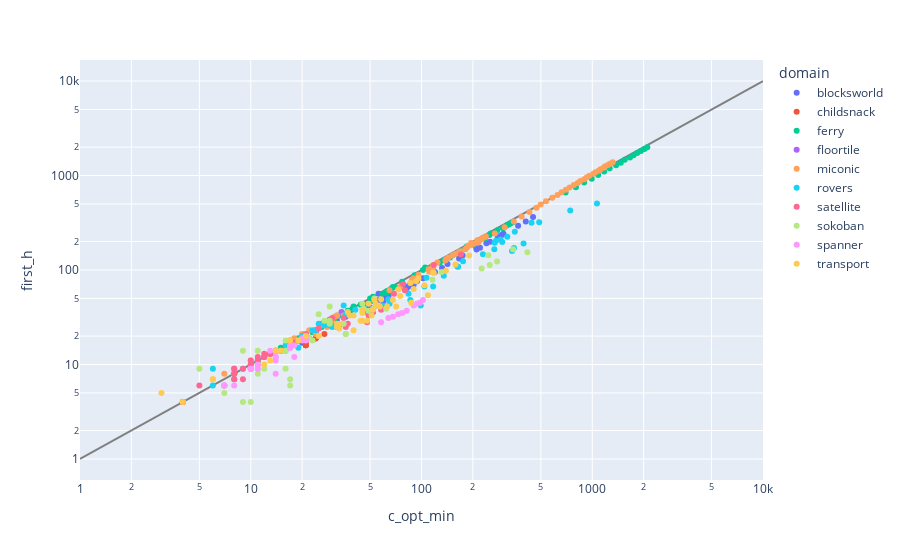

The cell this chart's notebook holds for it:
### Code cell
""" visualise prediction vs min(returned plan length, reference plan length)"""
model = GPR
df = WHOLE_DF
df = df[df["solved"] == True]
df = df[df["model"] == rename(model)]
fig = px.scatter(df, x="c_opt_min", y="first_h", color="domain", log_x=True, log_y=True)
max_metric= 1e4
diagonal = px.line(x=[1, max_metric], y=[1, max_metric], color_discrete_sequence=['gray'])
fig = go.Figure(diagonal.data + fig.data, layout=fig.layout)
fig.show()

### Figure 1 — Plotly figure (JSON) as saved in the notebook; plotly's stock layout.template omitted (floating-point values rounded to 4 significant figures)
{"data": [{"hovertemplate": "x=%{x}<br>y=%{y}<extra></extra>", "legendgroup": "", "line": {"color": "gray", "dash": "solid"}, "marker": {"symbol": "circle"}, "mode": "lines", "name": "", "orientation": "v", "showlegend": false, "type": "scatter", "x": [1, 10000], "xaxis": "x", "y": [1, 10000], "yaxis": "y"}, {"hovertemplate": "domain=blocksworld<br>c_opt_min=%{x}<br>first_h=%{y}<extra></extra>", "legendgroup": "blocksworld", "marker": {"color": "#636efa", "symbol": "circle"}, "mode": "markers", "name": "blocksworld", "orientation": "v", "showlegend": true, "type": "scatter", "x": [10, 8, 20, 24, 24, 26, 32, 32, 36, 38, 48, 40, 52, 50, 54, 60, 64, 60, 64, 56, 56, 82, 62, 84, 90, 86, 82, 94, 90, 102, 120, 132, 142, 166, 172, 174, 210, 210, 220, 240, 252, 280, 296, 290, 302, 368, 408, 450], "xaxis": "x", "y": [9, 8, 17, 22, 22, 27, 29, 25, 32, 36, 39, 40, 36, 40, 42, 47, 54, 52, 52, 48, 56, 67, 55, 67, 74, 71, 64, 76, 70, 82, 95, 105, 116, 132, 143, 142, 170, 165, 172, 192, 199, 222, 236, 227, 242, 294, 326, 363], "yaxis": "y"}, {"hovertemplate": "domain=childsnack<br>c_opt_min=%{x}<br>first_h=%{y}<extra></extra>", "legendgroup": "childsnack", "marker": {"color": "#EF553B", "symbol": "circle"}, "mode": "markers", "name": "childsnack", "orientation": "v", "showlegend": true, "type": "scatter", "x": [14, 15, 14, 14, 15, 17, 18, 18, 17, 21, 21, 21, 21, 24, 24, 24, 24, 24, 27, 33, 33], "xaxis": "x", "y": [14, 14, 14, 14, 14, 17, 17, 17, 18, 17, 16, 16, 16, 19, 19, 19, 19, 19, 21, 26, 26], "yaxis": "y"}, {"hovertemplate": "domain=ferry<br>c_opt_min=%{x}<br>first_h=%{y}<extra></extra>", "legendgroup": "ferry", "marker": {"color": "#00cc96", "symbol": "circle"}, "mode": "markers", "name": "ferry", "orientation": "v", "showlegend": true, "type": "scatter", "x": [8, 8, 12, 11, 15, 18, 19, 23, 24, 26, 30, 29, 31, 33, 37, 39, 46, 40, 44, 50, 52, 50, 52, 59, 64, 62, 63, 68, 67, 77, 37, 50, 62, 70, 77, 91, 102, 105, 128, 135, 147, 156, 168, 173, 184, 202, 207, 217, 235, 235, 250, 254, 272, 278, 300, 304, 315, 324, 332, 342, 698, 802, 896, 993, 1083, 1174, 1265, 1379, 1470, 1550, 1664, 1746, 1834, 1928, 2022, 2101], "xaxis": "x", "y": [8, 8, 12, 11, 15, 17, 19, 22, 23, 25, 28, 29, 30, 33, 36, 38, 43, 41, 43, 47, 47, 50, 52, 56, 58, 57, 60, 66, 64, 68, 37, 47, 59, 66, 75, 88, 100, 106, 119, 127, 136, 147, 156, 163, 177, 185, 194, 205, 214, 224, 235, 244, 251, 263, 276, 281, 295, 303, 311, 321, 661, 749, 843, 926, 1015, 1103, 1194, 1285, 1366, 1465, 1549, 1634, 1733, 1818, 1904, 1991], "yaxis": "y"}, {"hovertemplate": "domain=floortile<br>c_opt_min=%{x}<br>first_h=%{y}<extra></extra>", "legendgroup": "floortile", "marker": {"color": "#ab63fa", "symbol": "circle"}, "mode": "markers", "name": "floortile", "orientation": "v", "showlegend": true, "type": "scatter", "x": [26, 34], "xaxis": "x", "y": [26, 36], "yaxis": "y"}, {"hovertemplate": "domain=miconic<br>c_opt_min=%{x}<br>first_h=%{y}<extra></extra>", "legendgroup": "miconic", "marker": {"color": "#FFA15A", "symbol": "circle"}, "mode": "markers", "name": "miconic", "orientation": "v", "showlegend": true, "type": "scatter", "x": [4, 4, 4, 8, 7, 7, 10, 11, 10, 15, 13, 13, 18, 17, 17, 20, 20, 18, 24, 22, 24, 28, 26, 28, 28, 30, 31, 35, 32, 32, 65, 75, 87, 88, 90, 96, 111, 110, 117, 117, 124, 138, 139, 144, 152, 157, 166, 170, 181, 184, 187, 194, 203, 195, 212, 212, 225, 228, 234, 238, 169, 215, 269, 307, 347, 386, 429, 471, 499, 536, 583, 626, 661, 701, 737, 780, 822, 852, 897, 930, 962, 1014, 1044, 1088, 1118, 1165, 1190, 1235, 1269, 1318], "xaxis": "x", "y": [4, 4, 4, 8, 6, 8, 10, 10, 11, 14, 13, 13, 16, 17, 16, 21, 20, 19, 21, 23, 23, 25, 26, 26, 28, 29, 32, 33, 33, 33, 61, 66, 74, 79, 82, 89, 96, 102, 107, 112, 120, 126, 130, 136, 142, 148, 155, 158, 166, 172, 178, 184, 189, 193, 202, 206, 213, 219, 222, 228, 154, 196, 244, 283, 326, 368, 411, 456, 493, 534, 581, 623, 664, 707, 747, 791, 832, 874, 915, 958, 996, 1044, 1083, 1125, 1165, 1210, 1253, 1291, 1334, 1377], "yaxis": "y"}, {"hovertemplate": "domain=rovers<br>c_opt_min=%{x}<br>first_h=%{y}<extra></extra>", "legendgroup": "rovers", "marker": {"color": "#19d3f3", "symbol": "circle"}, "mode": "markers", "name": "rovers", "orientation": "v", "showlegend": true, "type": "scatter", "x": [9, 16, 23, 16, 6, 20, 35, 19, 6, 19, 29, 30, 36, 22, 41, 25, 64, 27, 99, 117, 46, 107, 104, 86, 65, 59, 84, 162, 24, 135, 175, 164, 396, 297, 352, 267, 268, 489, 318, 348, 743, 441, 273, 229, 290, 339, 1066], "xaxis": "x", "y": [9, 16, 23, 14, 9, 20, 42, 18, 6, 15, 26, 25, 34, 19, 38, 27, 49, 26, 42, 67, 36, 83, 67, 48, 44, 42, 56, 109, 23, 87, 124, 108, 191, 198, 254, 166, 194, 320, 225, 171, 427, 317, 204, 147, 210, 159, 505], "yaxis": "y"}, {"hovertemplate": "domain=satellite<br>c_opt_min=%{x}<br>first_h=%{y}<extra></extra>", "legendgroup": "satellite", "marker": {"color": "#FF6692", "symbol": "circle"}, "mode": "markers", "name": "satellite", "orientation": "v", "showlegend": true, "type": "scatter", "x": [4, 8, 8, 5, 9, 10, 10, 8, 9, 8, 17, 11, 8, 18, 13, 21, 21, 12, 25, 48, 30, 29, 18, 11, 36, 58, 52, 49, 12, 37, 69, 13, 80, 78, 118, 170, 35], "xaxis": "x", "y": [4, 7, 9, 6, 7, 11, 10, 8, 9, 7, 16, 11, 9, 17, 13, 20, 21, 12, 24, 28, 31, 30, 17, 12, 25, 38, 36, 33, 13, 27, 56, 13, 61, 71, 113, 146, 31], "yaxis": "y"}, {"hovertemplate": "domain=sokoban<br>c_opt_min=%{x}<br>first_h=%{y}<extra></extra>", "legendgroup": "sokoban", "marker": {"color": "#B6E880", "symbol": "circle"}, "mode": "markers", "name": "sokoban", "orientation": "v", "showlegend": true, "type": "scatter", "x": [10, 7, 5, 17, 9, 17, 12, 11, 16, 11, 9, 22, 23, 14, 16, 36, 29, 27, 36, 35, 29, 16, 25, 29, 45, 52, 53, 46, 62, 49, 116, 131, 225, 251, 277, 246, 417, 344], "xaxis": "x", "y": [4, 5, 9, 6, 4, 7, 9, 8, 14, 14, 14, 19, 18, 14, 9, 21, 29, 29, 21, 27, 27, 18, 34, 41, 44, 39, 50, 39, 39, 37, 79, 95, 104, 113, 123, 143, 154, 166], "yaxis": "y"}, {"hovertemplate": "domain=spanner<br>c_opt_min=%{x}<br>first_h=%{y}<extra></extra>", "legendgroup": "spanner", "marker": {"color": "#FF97FF", "symbol": "circle"}, "mode": "markers", "name": "spanner", "orientation": "v", "showlegend": true, "type": "scatter", "x": [7, 7, 7, 7, 7, 8, 10, 10, 10, 11, 11, 11, 13, 14, 14, 14, 14, 14, 17, 17, 17, 17, 18, 18, 20, 20, 21, 21, 21, 21, 58, 64, 68, 73, 77, 82, 90, 94, 98, 102], "xaxis": "x", "y": [6, 6, 6, 6, 6, 6, 9, 9, 9, 9, 9, 10, 14, 14, 12, 11, 8, 12, 16, 15, 15, 15, 16, 12, 18, 19, 19, 18, 20, 19, 28, 31, 32, 34, 35, 37, 42, 44, 45, 48], "yaxis": "y"}, {"hovertemplate": "domain=transport<br>c_opt_min=%{x}<br>first_h=%{y}<extra></extra>", "legendgroup": "transport", "marker": {"color": "#FECB52", "symbol": "circle"}, "mode": "markers", "name": "transport", "orientation": "v", "showlegend": true, "type": "scatter", "x": [3, 4, 6, 6, 12, 13, 14, 15, 19, 17, 21, 25, 32, 40, 33, 48, 45, 44, 51, 40, 45, 37, 52, 71, 57, 54, 87, 54, 68, 58, 33, 32, 38, 45, 63, 49, 53, 75, 109, 90, 73, 104, 86, 93, 96, 118, 117, 139, 158, 190], "xaxis": "x", "y": [5, 4, 7, 7, 10, 11, 14, 14, 18, 18, 20, 20, 25, 23, 27, 29, 29, 29, 33, 33, 35, 36, 38, 41, 41, 42, 45, 44, 48, 49, 24, 27, 33, 38, 41, 44, 48, 53, 54, 63, 62, 69, 73, 76, 82, 93, 94, 98, 114, 142], "yaxis": "y"}], "layout": {"legend": {"title": {"text": "domain"}, "tracegroupgap": 0}, "margin": {"t": 60}, "xaxis": {"anchor": "y", "domain": [0, 1], "title": {"text": "c_opt_min"}, "type": "log"}, "yaxis": {"anchor": "x", "domain": [0, 1], "title": {"text": "first_h"}, "type": "log"}}}
